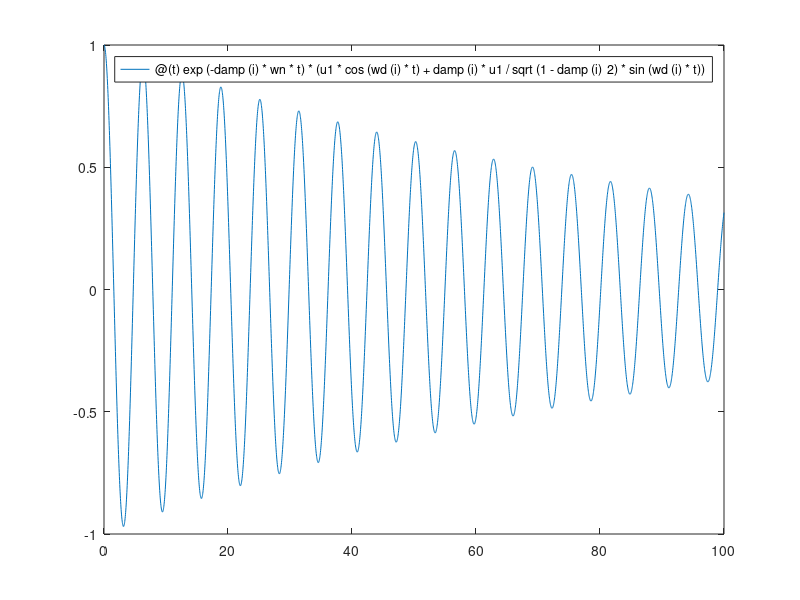
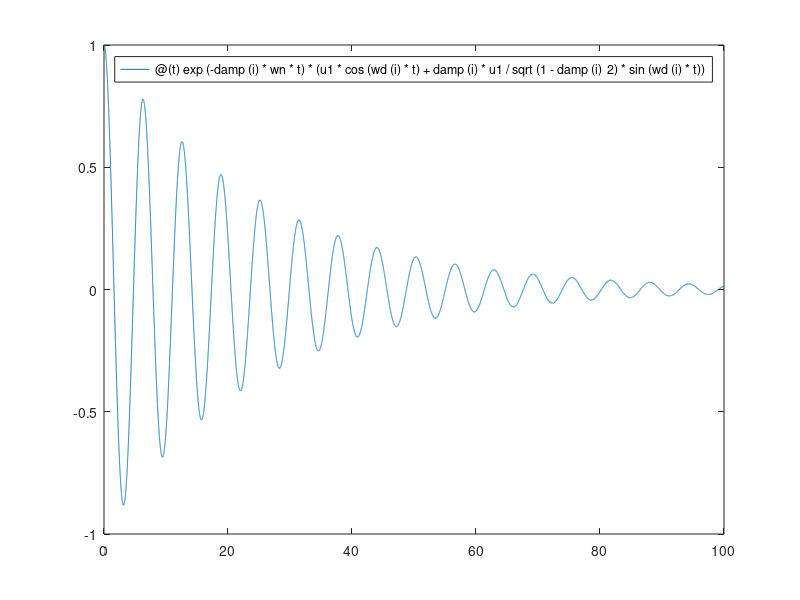
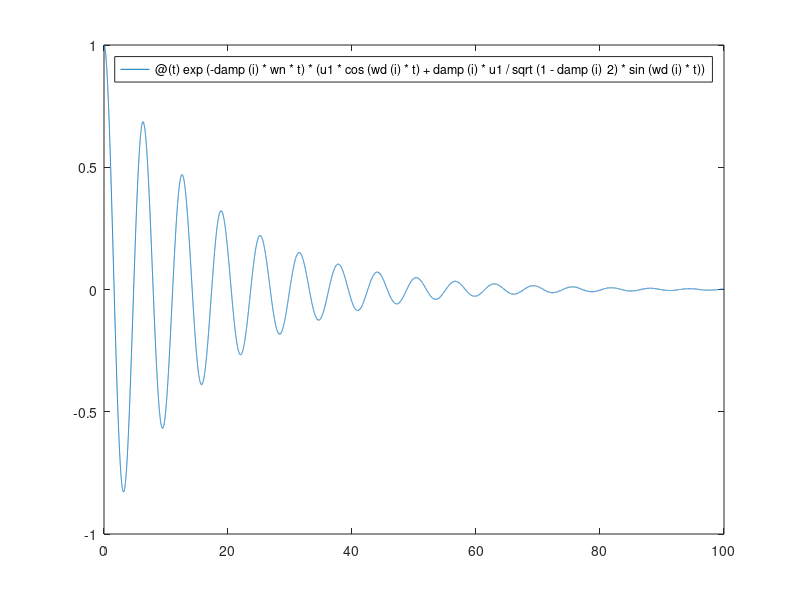

MATLAB code for these plots, in order:
clc;
clear;
k = 1;
m = 1;
damp = [0.01 0.04 0.06]; % damping ratio
wn = sqrt(k/m); %Natural frequency
wd = wn*sqrt(1-damp.^2); %Damped Frequency
u1 = 1; %Initial Displacement

for i = 1:3
    figure();
    fplot(@(t) exp(-damp(i)*wn*t)*(u1*cos(wd(i)*t)+damp(i)*u1/sqrt(1-damp(i)^2)*sin(wd(i)*t)),[0 100]); %Closed form solution
end

